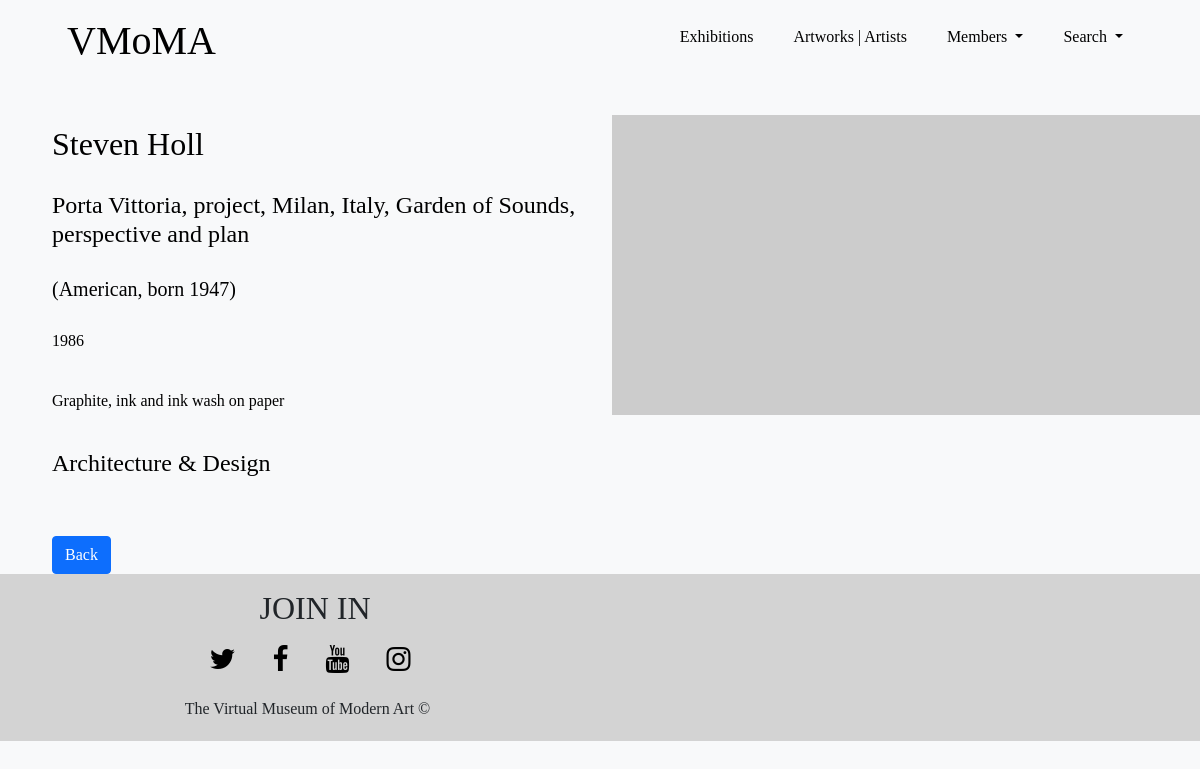
The page /VMOMA/inforesult.php?art_id=8850 on the database its author committed.
### tables this page shows
CREATE TABLE `vmoma_artworks` (
  `id` int(11) NOT NULL,
  `title` varchar(550) NOT NULL,
  `artist` varchar(550) NOT NULL,
  `artist_bio` varchar(450) NOT NULL,
  `artist_nationality` varchar(300) NOT NULL,
  `gender` varchar(100) NOT NULL,
  `datecompleted` varchar(250) NOT NULL,
  `medium` varchar(550) NOT NULL,
  `classification` varchar(350) NOT NULL,
  `department` varchar(350) NOT NULL,
  `imgurlpath` varchar(1000) NOT NULL
);

### VMOMA/inforesult.php (the view, shortened to what this page needs)
<?php
include('conn.php');
$artid = $_GET['art_id'];
$sqlread = "SELECT * FROM vmoma_artworks WHERE id = $artid";
$result = $conn->query($sqlread);
$result = $result->fetch_assoc();
$logged_in = FALSE;
?>
<!DOCTYPE html>
<html lang="en">
<head>
    <link href="https://cdn.jsdelivr.net/npm/bootstrap@5.0.0-beta2/dist/css/bootstrap.min.css" rel="stylesheet">
    <link rel="stylesheet" href="https://cdnjs.cloudflare.com/ajax/libs/font-awesome/4.7.0/css/font-awesome.min.css">
    <link rel="stylesheet" href="https://cdnjs.cloudflare.com/ajax/libs/gridlex/2.7.1/gridlex.min.css">
    <link rel="stylesheet" href="styles/ui1.css">
</head>
<body class="bg-light">
<header>
        <div class="container">
            <nav>
            <h1><a href="index.php" style='color:black; text-decoration: none;'>VMoMA</a></h1>
                <ul class="nav-ul" id="nav-ul">
                    <li><a href="exhibitions.php">Exhibitions</a></li>
                    <li><a href="artandartists.php">Artworks | Artists</a></li>
                    <?php
                        if($logged_in){
                           echo "<li><a href='logout.php'>Log-Out</a></li>";
                        } else {
                            echo "<li class='nav-item dropdown'>
                                    <a class='nav-link dropdown-toggle' href='#' id='navbarScrollingDropdown' role='button' data-bs-toggle='dropdown' aria-expanded='false'>
                                    Members
                                    </a>
                                    <ul class='dropdown-menu' aria-labelledby='navbarScrollingDropdown'>
                                    <li><a class='dropdown-item' href='membership.php'>Sign up</a></li>
                                    <li><a class='dropdown-item' href='signin.php'>Login</a></li>
                                    </ul>
                                </li>";
                        }
                    ?>
                    <li class="nav-item dropdown">
                        <a class="nav-link dropdown-toggle" href="#" id="navbarScrollingDropdown" role="button" data-bs-toggle="dropdown" aria-expanded="false">
                          Search
                        </a>
                    </li>
                </ul>
            </nav>
        </div>
    </header>
  <?php
    $artistname = $result['artist'];
    $titleofwork = $result['title'];
    $bio = $result['artist_bio'];
    $date = $result['datecompleted'];
    $medium = $result['medium'];
    $dep = $result['department'];
    $img = $result['imgurlpath'];
    echo "   <div class='container' id='infobox' style='align-items: center;'>
              <div class='row'>
                <div class='col-md-6 col-sm-6' style='color: black;'>
                  <div>
                    <h2>{$artistname}</h2>
                    <h4>{$titleofwork}</h4>
                    <h5>{$bio}</h5>
                    <p style='color: black;'>{$date}</p>
                    <p style='color: black;''>{$medium}</p>
                    <h4>{$dep}</h4>
                    <a href='search.php'>
                      <button class='btn btn-primary'>Back</button>
                    </a>
                  </div>
                </div>
                <div class='col-md-6 col-sm-6'>
                  <img src='{$img}' alt=''>
                </div>
              </div>
            </div> ";
    ?>
    <footer id="indexfooter">
        <div class="grid align-items-center">
            <div class="col-6">
                <h3>JOIN IN</h3>
                <ul class="footerlist">
                    <li><a href="" class="fa fa-twitter"></a></li>
                    <li><a href="" class="fa fa-facebook"></a></li>
                    <li><a href="" class="fa fa-youtube"></a></li>
                    <li><a href="" class="fa fa-instagram"></a></li>
                </ul>
            </div>
            <div class="col-6">
                <h6>The Virtual Museum of Modern Art ©</h6>
            </div>
        </div>
    </footer>
</body>
</html>

### VMOMA/styles/ui1.css (style rules this page uses)
body, html { font-family: 'Playfair Display', serif; background-color: #fff; height: 100%; width: 100%; padding: 0; margin: 0; overflow-x: hidden; }
nav { display: flex; flex-wrap: wrap; align-items: center; justify-content: space-between; padding: 15px; }
.nav-ul { display: flex; align-items: center; justify-content: center; padding: 0; list-style-type: none; }
.nav-ul li a { display: inline-block; color: black; padding: 10px 20px; text-decoration: none; }
#showcasetextbox1 h2, p { padding: 10px; color: white; }
#showcasetextbox2 h2, p { padding: 10px; color: white; }
#showcasetextbox3 h2, p { padding: 10px; color: white; }
footer { background-color: lightgrey; text-align: center; padding: 15px; }
footer h3 { margin-left: 15px; font-size: 2em; }
footer ul { list-style: none; padding: 0; margin-left: 15px; font-size: 1.75em; }
footer li { display: inline; }
footer a { color: black; text-decoration: none; padding-right: 20px; }
#exhibitiondisplay a, h2 { text-decoration: none; color: black; padding: 15px; }
#infobox { margin-top: 25px; }
#infobox h2, h4, h5, a { padding: 10px; }
#infobox button { margin-top: 40px; }

### rows shown on the page
vmoma_artworks: artist "Steven Holl", title "Porta Vittoria, project, Milan, Italy, Garden of Sounds, perspective and plan", artist_bio "(American, born 1947)", datecompleted "1986", medium "Graphite, ink and ink wash on paper", department "Architecture & Design"
